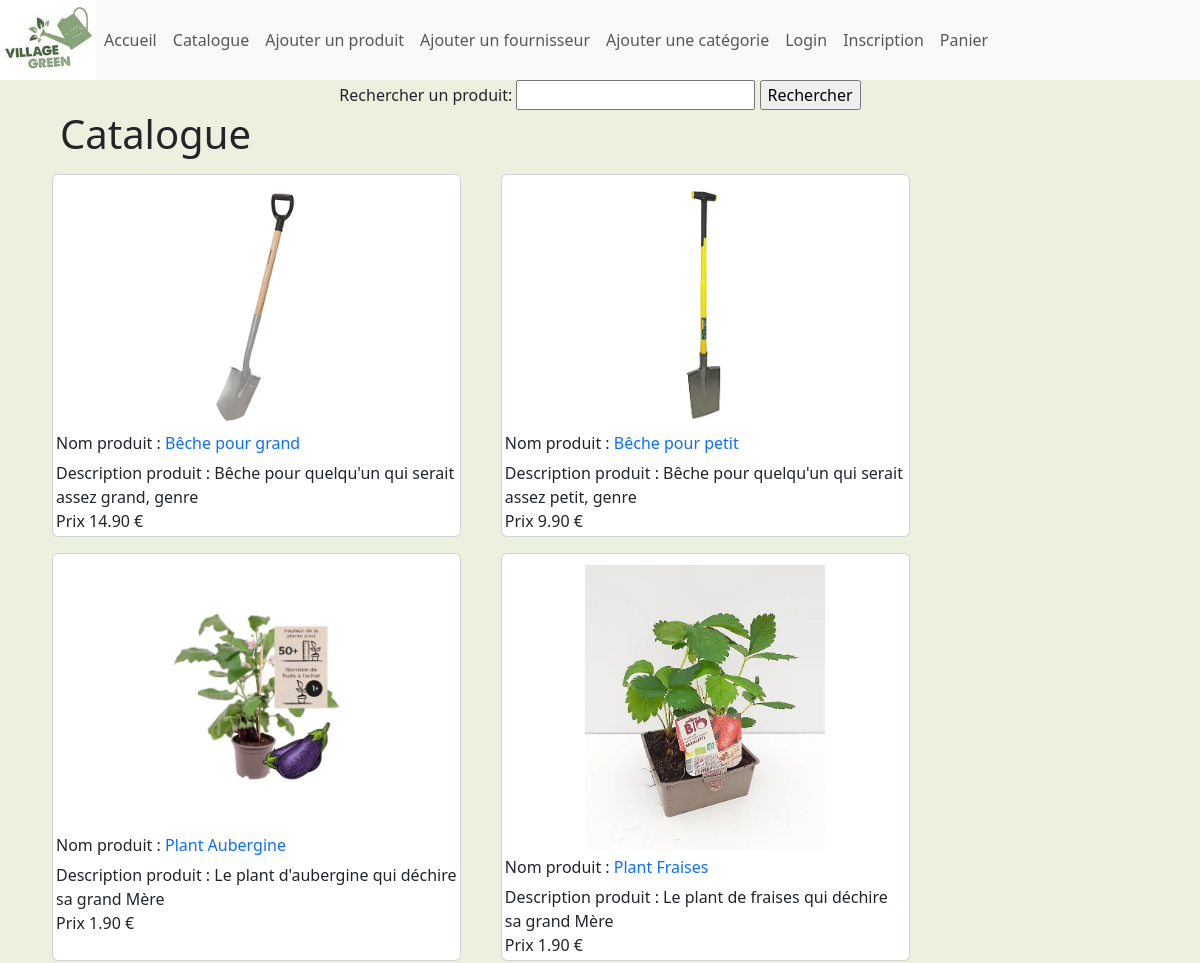
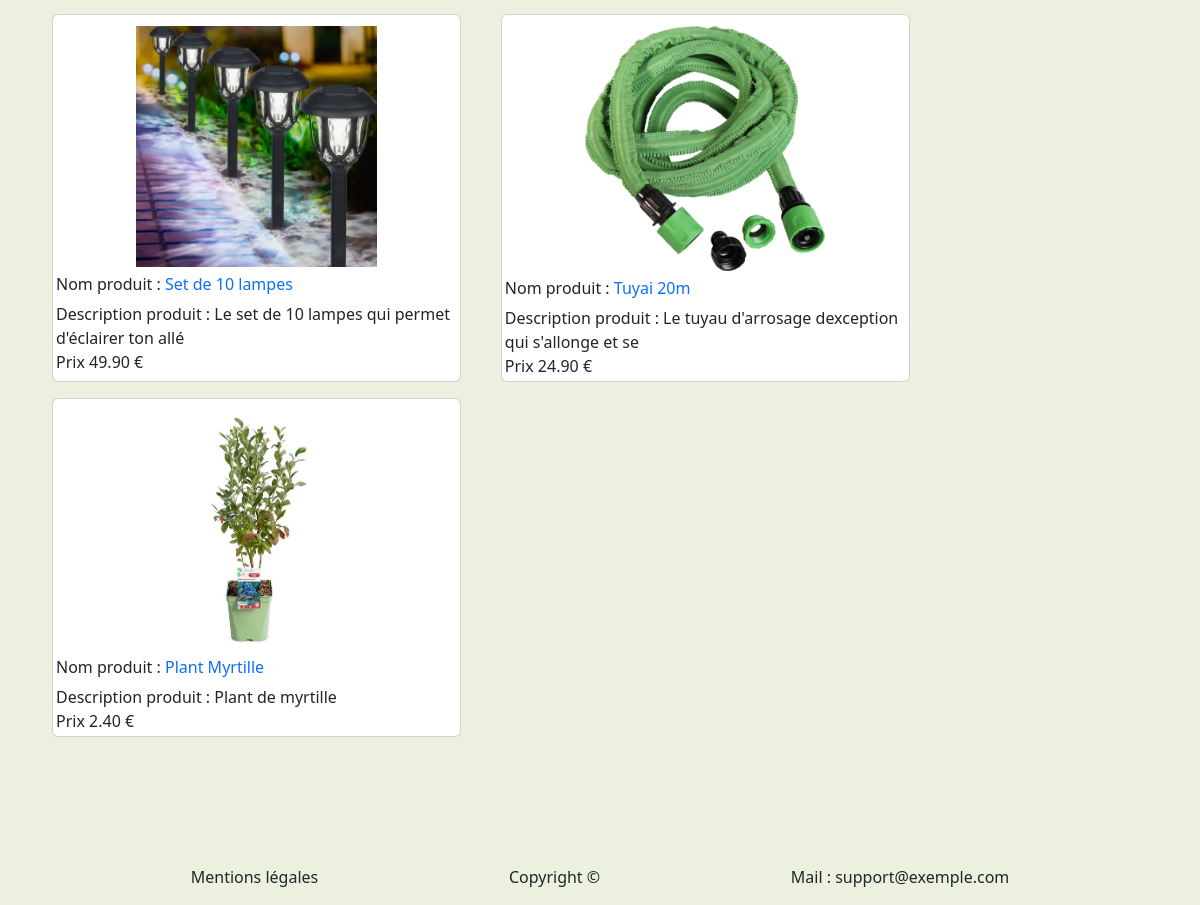
The app's page /GreenGardenPerso/catalogue.php with its own data (2 pictures, top to bottom).
### tables this page shows
CREATE TABLE `t_d_produit` (
  `Id_Produit` int(11) NOT NULL,
  `Taux_TVA` decimal(15,2) NOT NULL,
  `Nom_Long` varchar(250) NOT NULL,
  `Nom_court` varchar(50) NOT NULL,
  `Ref_fournisseur` varchar(250) NOT NULL,
  `Photo` varchar(250) DEFAULT NULL,
  `Prix_Achat` decimal(15,2) NOT NULL,
  `Id_Fournisseur` int(11) NOT NULL,
  `Id_Categorie` int(11) NOT NULL
);

### GreenGardenPerso/catalogue.php (the view, shortened to what this page needs)
<?php include 'header.php';
?>
    <form class="recherche" method="post" action="">
        <label for="search_term">Rechercher un produit:</label>
        <input type="text" name="search_term" id="search_term">
        <input type="submit" name="search" value="Rechercher">
    </form>
    <h1>Catalogue</h1>
    <?php
    $host = "localhost";
    $user = "root";
    $pwd = "";
    $dbname = "greengarden";
    try {
        $conn = new PDO("mysql:host=$host;dbname=$dbname", $user, $pwd);
    } catch (PDOException $e) {
        echo "Connection failed " . $e->getMessage();
    }
    if (isset($_POST['search'])) {
        $search_term = $_POST['search_term'];
        $sql = "select * from t_d_produit WHERE nom_court like :search
    or nom_Long like :search";
        $stmt = $conn->prepare($sql);
        $stmt->bindValue(':search', '%' . $search_term . '%');
        $stmt->execute();
        if ($stmt->rowCount() > 0) {
            echo "<p>Résultats de recherche pour : " . $search_term . "</p>";
            echo "<ul  class='boite'>";
            while ($row = $stmt->fetch()) {
                echo "<div class='card'> <img src='img/{$row['Photo']}'<br>
                <h6>Nom produit : <a href='consult_produit.php?id={$row['Id_Produit']}'>
            {$row['Nom_court']}</h6>
            Description produit : {$row['Nom_Long']}<br>
            Prix HT: {$row['Prix_Achat']} € <br>
            </a></li></div>";
            }
            echo "</ul>";
        }
    } else {
        $sql = "select * from t_d_produit";
        $stmt = $conn->query($sql);
        if ($stmt->rowCount() > 0) {
            echo "<ul  class='boite'>";
            while ($row = $stmt->fetch()) {
                echo "<div class='card'>
                <img class='img' src='img/{$row['Photo']}'<br>
                <h6>Nom produit : <a href='consult_produit.php?id={$row['Id_Produit']}'>
            {$row['Nom_court']}</h6></a></li>
            Description produit : {$row['Nom_Long']}<br>
            Prix {$row['Prix_Achat']} € <br>
            </div>";
            }
            echo "</ul>";
        }
    }
    ?>
<?php
include "footer.php";
?>

### GreenGardenPerso/header.php (shortened to what this page needs)
<!DOCTYPE html>
<html lang="en">
<head>
    <link href="https://cdn.jsdelivr.net/npm/bootstrap@5.3.0-alpha3/dist/css/bootstrap.min.css" rel="stylesheet">
    <link rel="stylesheet" href="css/style.css">
</head>
<body>
    <header>
        <img id="logo" src="img/gg.jpg" alt="logo">
        <nav class="navbar navbar-expand-lg navbar-light bg-light">
            <ul class="navbar-nav mr-auto">
                <div class="collapse navbar-collapse" id="navbarSupportedContent">
                    <li class="nav-item active">
                        <a class="nav-link" href="index.php">Accueil</a>
                    </li>
                    <li class="nav-item">
                        <a class="nav-link" href="catalogue.php">Catalogue</a>
                    </li>
                    <li class="nav-item">
                        <a class="nav-link" href="ajout_produit.php">Ajouter un produit</a>
                    </li>
                    <li class="nav-item">
                        <a class="nav-link" href="ajout_fournisseur.php">Ajouter un fournisseur</a>
                    </li>
                    <li class="nav-item">
                        <a class="nav-link" href="ajout_categorie.php">Ajouter une catégorie</a>
                    </li>
                    <li class="nav-item">
                        <a class="nav-link" href="consultPanier.php">Login</a>
                    </li>
                    <li class="nav-item">
                        <a class="nav-link" href="consultPanier.php">Inscription</a>
                    </li>
                    <li class="nav-item">
                        <a class="nav-link" href="consultPanier.php">Panier</a>
                    </li>
                </div>
            </ul>
        </nav>
    </header>

### GreenGardenPerso/footer.php (shortened to what this page needs)
<footer>
    <p class="mention">Mentions légales</p>
    <p class="copy">Copyright ©</p>
    <p class="mail">Mail : support@exemple.com</p>
</footer>
</body>
</html>

### GreenGardenPerso/css/style.css (style rules this page uses)
* { box-sizing: border-box; }
body { background-color: rgb(235, 241, 222); }
header { width: 100%; display: flex; justify-content: first baseline; }
nav { width: 100%; }
.card { width: 35%; margin-left: 20px; margin-right: 20px; margin-top: 8px; margin-bottom: 8px; padding: 3px; }
.boite { display: flex; flex-direction: row; flex-wrap: wrap; margin-left: auto; margin-right: auto; }
.img { width: 60%; display: flex; margin-left: auto; margin-right: auto; margin-top: 8px; margin-bottom: 8px; }
#logo { width: 8%; }
.recherche { text-align: center; }
h1 { margin-left: 5%; }
footer { display: flex; justify-content: space-evenly; margin-top: 10%; }
a { text-decoration: none; }

### records on screen
t_d_produit: Photo (picture), Nom_court "Bêche pour grand", Nom_Long "Bêche pour quelqu'un qui serait assez grand, genre", Prix_Achat "14.90"
t_d_produit: Photo (picture), Nom_court "Bêche pour petit", Nom_Long "Bêche pour quelqu'un qui serait assez petit, genre", Prix_Achat "9.90"
t_d_produit: Photo (picture), Nom_court "Plant Aubergine", Nom_Long "Le plant d'aubergine qui déchire sa grand Mère", Prix_Achat "1.90"
t_d_produit: Photo (picture), Nom_court "Plant Fraises", Nom_Long "Le plant de fraises qui déchire sa grand Mère", Prix_Achat "1.90"
t_d_produit: Photo (picture), Nom_court "Set de 10 lampes", Nom_Long "Le set de 10 lampes qui permet d'éclairer ton allé", Prix_Achat "49.90"
t_d_produit: Photo (picture), Nom_court "Tuyai 20m", Nom_Long "Le tuyau d'arrosage dexception qui s'allonge et se", Prix_Achat "24.90"
t_d_produit: Photo (picture), Nom_court "Plant Myrtille", Nom_Long "Plant de myrtille", Prix_Achat "2.40"
